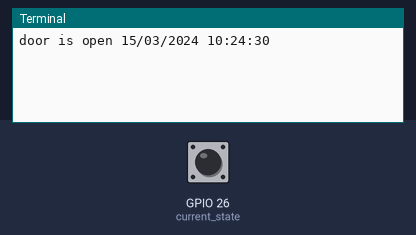
Bench run of a program on a simulated Raspberry Pi (BCM pin numbers). Parts: the last lines printed to the terminal. The inputs (shaded band) are chosen by the test bench; at power-on: GPIO 26 (current_state) HIGH. The clock reads 2024-03-15 10:24:30 at power-on unless the program sets it.

Above: at 1.2 s.
1.3 s: GPIO 26 (current_state) pulled LOW for 0.15 s
At 1.7 s:
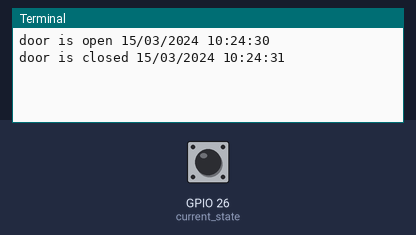
2.9 s: GPIO 26 (current_state) pulled LOW for 1 s
At 4.9 s:
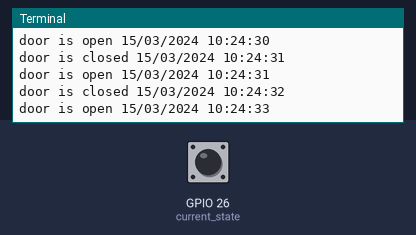
5.4 s: GPIO 26 (current_state) pulled LOW for 0.15 s
At 6.4 s:
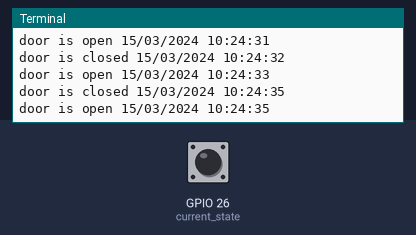
Timing chart, 0 to 8.4 s (numbered marks = the images above; inputs shaded):
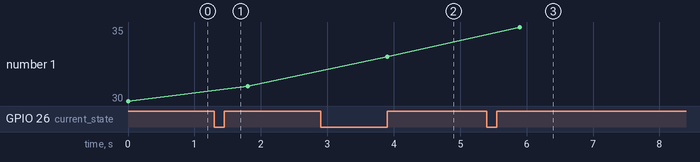

The program:

script.py
```python
import RPi.GPIO as GPIO
import time
import datetime

# Set up GPIO mode and pin
GPIO.setmode(GPIO.BCM)
GPIO.setup(26, GPIO.IN, pull_up_down=GPIO.PUD_UP)
# Loop to read state of reed switch
try:
  previous_state = None

  while True:
    current_state = GPIO.input(26)
    if current_state != previous_state:
      if current_state == False:
        print('door is closed '+str(datetime.datetime.now().strftime("%d/%m/%Y %H:%M:%S")))
        time.sleep(.5)
      else:
        print('door is open '+str(datetime.datetime.now().strftime("%d/%m/%Y %H:%M:%S")))
        time.sleep(.5)
    previous_state = current_state
except KeyboardInterrupt:
    print("\nclean and exit program ")
    GPIO.cleanup()
```

Measured:
- after the input at 1.3 s, the terminal: prints a new line at once (image 1)
- after the input at 2.9 s, the terminal: prints a new line at once (image 2)
- after the input at 5.4 s, the terminal: prints a new line at once (image 3)
- plotted number 1: 30 → 31 after the input at 1.3 s, 31 → 33 after the input at 2.9 s, 33 → 35 after the input at 5.4 s
